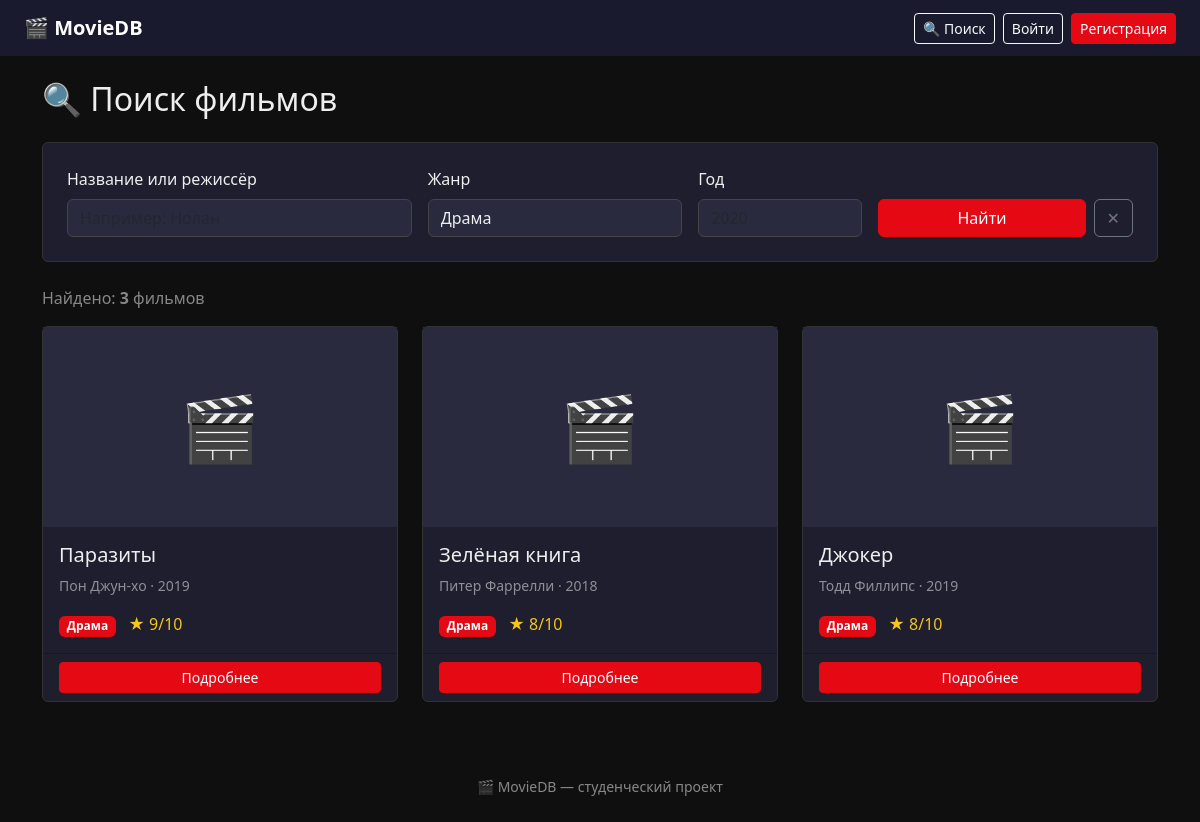
/search.php?genre=Драма, run on the app's committed database.
### tables this page shows
CREATE TABLE movies (
  id INT AUTO_INCREMENT PRIMARY KEY,
  title VARCHAR(200) NOT NULL,
  director VARCHAR(100) NOT NULL,
  genre ENUM('Боевик','Комедия','Драма','Ужасы','Фантастика','Мультфильм') NOT NULL,
  year INT NOT NULL,
  country VARCHAR(50),
  description TEXT,
  rating TINYINT CHECK (rating BETWEEN 1 AND 10),
  poster_url VARCHAR(255),
  added_by INT,
  created_at TIMESTAMP DEFAULT CURRENT_TIMESTAMP,
  FOREIGN KEY (added_by) REFERENCES users(id)
);

### search.php (the view, shortened to what this page needs)
<?php
require 'db.php';
$q     = trim($_GET['q']     ?? '');
$genre = trim($_GET['genre'] ?? '');
$year  = trim($_GET['year']  ?? '');
$results = [];
$searched = false;
if ($q !== '' || $genre !== '' || $year !== '') {
    $searched = true;
    $sql    = "SELECT * FROM movies WHERE 1=1";
    $params = [];
    if ($genre !== '') {
        $sql .= " AND genre = ?";
        $params[] = $genre;
    }
    $sql .= " ORDER BY rating DESC";
    $stmt = $pdo->prepare($sql);
    $stmt->execute($params);
    $results = $stmt->fetchAll();
}
$allGenres = $pdo->query("SELECT DISTINCT genre FROM movies ORDER BY genre")->fetchAll(PDO::FETCH_COLUMN);
require 'includes/header.php';
?>
    <h2 class="mb-4">🔍 Поиск фильмов</h2>
    <form method="GET" class="card p-4 mb-4" id="searchForm">
        <div class="row g-3">
            <div class="col-md-4">
                <label class="form-label">Название или режиссёр</label>
                <input type="text" name="q" class="form-control" value="<?= htmlspecialchars($q) ?>" placeholder="Например: Нолан">
            </div>
            <div class="col-md-3">
                <label class="form-label">Жанр</label>
                <select name="genre" class="form-select">
                    <?php foreach ($allGenres as $g): ?>
                        <option value="<?= htmlspecialchars($g) ?>" <?= $genre === $g ? 'selected' : '' ?>>
                            <?= htmlspecialchars($g) ?>
                        </option>
                    <?php endforeach; ?>
                </select>
            </div>
            <div class="col-md-2">
                <label class="form-label">Год</label>
                <input type="number" name="year" class="form-control" value="<?= htmlspecialchars($year) ?>" placeholder="2020" min="1900" max="2025">
            </div>
            <div class="col-md-3 d-flex align-items-end gap-2">
                <button type="submit" class="btn btn-primary w-100">Найти</button>
                <a href="search.php" class="btn btn-outline-secondary">✕</a>
            </div>
        </div>
    </form>
<?php if ($searched): ?>
    <p class="text-white-50">Найдено: <strong><?= count($results) ?></strong> фильмов</p>
    <?php if (empty($results)): ?>
        <div class="text-center py-5 text-white-50">
            <p style="font-size:3rem">🎬</p>
            <p>Ничего не найдено. Попробуйте другой запрос.</p>
        </div>
    <?php else: ?>
        <div class="row row-cols-1 row-cols-md-3 g-4">
            <?php foreach ($results as $m): ?>
                <div class="col">
                    <div class="card h-100">
                        <?php if ($m['poster_url']): ?>
                            <img src="<?= htmlspecialchars($m['poster_url']) ?>" class="card-img-top" style="height:200px;object-fit:cover" alt="">
                        <?php else: ?>
                            <div class="d-flex align-items-center justify-content-center" style="height:200px;background:#2a2a3e;font-size:4rem;">🎬</div>
                        <?php endif; ?>
                        <div class="card-body">
                            <h5 class="card-title"><?= htmlspecialchars($m['title']) ?></h5>
                            <p class="text-white-50 small"><?= htmlspecialchars($m['director']) ?> · <?= $m['year'] ?></p>
                            <span class="badge badge-genre"><?= htmlspecialchars($m['genre']) ?></span>
                            <span class="ms-2 star">★ <?= $m['rating'] ?>/10</span>
                        </div>
                        <div class="card-footer">
                            <a href="movie.php?id=<?= $m['id'] ?>" class="btn btn-primary btn-sm w-100">Подробнее</a>
                        </div>
                    </div>
                </div>
            <?php endforeach; ?>
        </div>
    <?php endif; ?>
<?php endif; ?>
<?php require 'includes/footer.php'; ?>

### includes/header.php (style rules this page uses)
body { background: #0f0f0f; color: #eee; }
.card { background: #1e1e2e; border: 1px solid #333; color: #eee; }
.badge-genre { background: #e50914; }
.btn-primary { background: #e50914; border-color: #e50914; }
.form-control, .form-select { background: #2a2a3e; border-color: #444; color: #eee; }
.star { color: #f5c518; }

### data on the page
movies: title "Паразиты", director "Пон Джун-хо", year "2019", genre "Драма", rating "9"
movies: title "Зелёная книга", director "Питер Фаррелли", year "2018", genre "Драма", rating "8"
movies: title "Джокер", director "Тодд Филлипс", year "2019", genre "Драма", rating "8"

### other printed values
count($results) "3"
form field genre "Драма"
